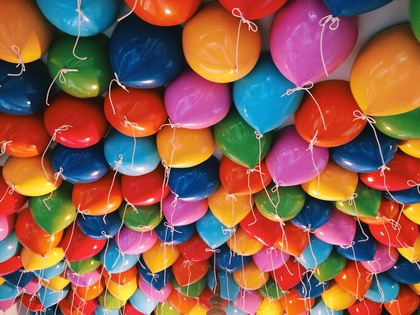
%> input picture questao_02/colours-colors.jpg, 420 x 315 px, shrunk from 683 x 512 before the run
$ octave --eval "equalizacao_histograma_plot(imread('colours-colors.jpg'));"   (GNU Octave 9; MATLAB toolbox functions it lacks are replaced by stand-ins)
%> lines starting %> are read from the running program, lines starting %| are printed output that depends on the picture
### questao_02/equalizacao_histograma.m
function out = equalizacao_histograma(img)
    [x, y] = size(img);
%> x = 315; y = 1260
    num_of_pixels = x * y;
%> num_of_pixels = 396900
    out = img;
%> out is the input picture: size 315x420x3 uint8; mean R, G, B 141.4, 91.4, 78.5
    sum = 0;
    L = 255;
    freq = zeros(256, 1);
    prob_f = zeros(256, 1);
    prob_c = zeros(256, 1);
    cum = zeros(256, 1);
    output = zeros(256, 1);

    for i=1:x
        for j=1:y
            pixel = img(i,j);
            freq(pixel + 1) = freq(pixel + 1) + 1;
            prob_f(pixel + 1) = freq(pixel + 1) / num_of_pixels;
        end
    end
%> after the loop, freq = 256 values, max 3706 at index 34, min 0 at index 256, mean 1550.4; prob_f = 256 values, max 0.00934 at index 34, min 0 at index 256, mean 0.00391

    for i=1:size(prob_f)
       sum = sum + freq(i);
       cum(i) = sum;
       prob_c(i) = cum(i) / num_of_pixels;
       output(i) = round(prob_c(i) * L);
    end
%> this loop made 256 passes
%> sum on passes 1 to 3: 834, 970, 1133
%> after the loop, cum = 256 values from 834 to 396900; output = 256 values from 1 to 255; prob_c = 256 values from 0.0021 to 1; sum = 396900

    for i=1:x
        for j=1:y
            out(i, j) = output(img(i, j) + 1);
        end
    end
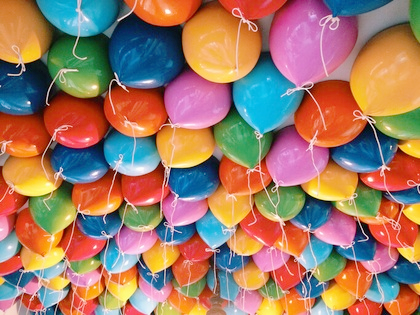
%> out: size 315x420x3 uint8; mean R, G, B 159.7, 121.7, 102.9
%> `equalizacao_histograma_plot(imread('colours-colors.jpg'));`:
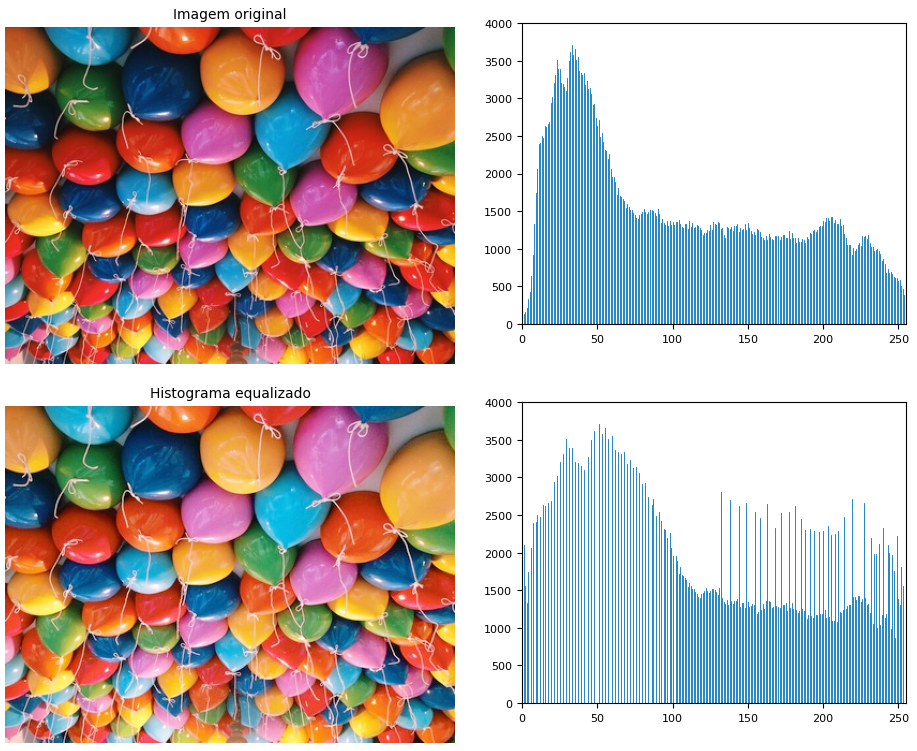
%> figure redrawn from the program's plot data, 4 panels
end

### questao_02/equalizacao_histograma_plot.m
function equalizacao_histograma_plot(img)
    img_equalizada = equalizacao_histograma(img);

    figure;
    subplot(2,2,1); imshow(img); title('Imagem original');
    subplot(2,2,2); imhist(img);
    subplot(2,2,3); imshow(img_equalizada); title('Histograma equalizado');
    subplot(2,2,4); imhist(img_equalizada);
end
